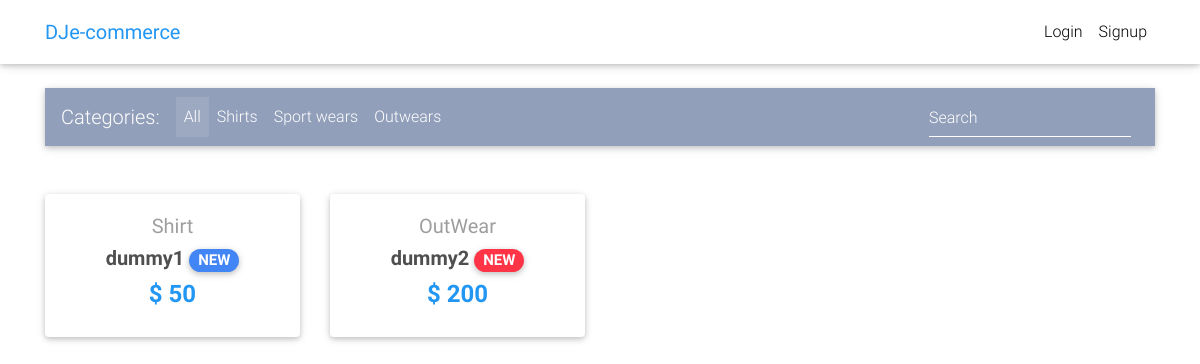
The page / on the database its author committed.
### core/models.py (models this page shows, shortened)
class Item(models.Model):
    title = models.CharField(max_length=100)
    price = models.IntegerField()
    discount_price = models.IntegerField(blank=True, null=True)
    category = models.CharField(choices=CATEGORY_CHOICES, max_length=2)
    label = models.CharField(choices=LABEL_CHOICES, max_length=1)
    slug = models.SlugField()
    description = models.TextField(default="this is a test description")
    def get_absolute_url(self):
        return reverse("core:product", kwargs={
            'slug': self.slug
        })

### core/views.py (the view)
# urls.py: path('', views.HomeView.as_view(), name="home"),
class HomeView(ListView):
    model = Item
    paginate_by: 10
    template_name = "home.html"

### templates/home.html (shortened to what this page needs)
{% extends "base.html" %}
{% block content %}
  <main>
    <div class="container">
      <nav class="navbar navbar-expand-lg navbar-dark mdb-color lighten-3 mt-3 mb-5">
        <span class="navbar-brand">Categories:</span>
        <div class="collapse navbar-collapse" id="basicExampleNav">
          <ul class="navbar-nav mr-auto">
            <li class="nav-item active">
              <a class="nav-link" href="#">All
              </a>
            </li>
            <li class="nav-item">
              <a class="nav-link" href="#">Shirts</a>
            </li>
            <li class="nav-item">
              <a class="nav-link" href="#">Sport wears</a>
            </li>
            <li class="nav-item">
              <a class="nav-link" href="#">Outwears</a>
            </li>
          </ul>
          <form class="form-inline">
            <div class="md-form my-0">
              <input class="form-control mr-sm-2" type="text" placeholder="Search" aria-label="Search">
            </div>
          </form>
        </div>
      </nav>
      <section class="text-center mb-4">
        <div class="row wow fadeIn">
          {% for item in object_list %}
          <div class="col-lg-3 col-md-6 mb-4">
            <div class="card">
              <div class="card-body text-center">
                <a href="" class="grey-text">
                  <h5>{{ item.get_category_display }}</h5>
                </a>
                <h5>
                  <strong>
                    <a href="{{ item.get_absolute_url }}" class="dark-grey-text">{{ item.title }}
                      <span class="badge badge-pill {{ item.get_label_display }}-color">NEW</span>
                    </a>
                  </strong>
                </h5>
                <h4 class="font-weight-bold blue-text">
                  <strong>$
                  {% if item.discount_price %}
                  {{ item.discount_price }}
                  {% else %}
                  {{ item.price }}
                  {% endif %}
                  </strong>
                </h4>
              </div>
            </div>
          </div>
          {% endfor %}
        </div>
      </section>
    </div>
  </main>
{% endblock content %}

### templates/base.html (style rules this page uses)
html, body, header, .carousel { height: 60vh; }

### rows shown on the page
Item: category "Shirt", title "dummy1", discount_price "50"
Item: category "OutWear", title "dummy2", price "200"
